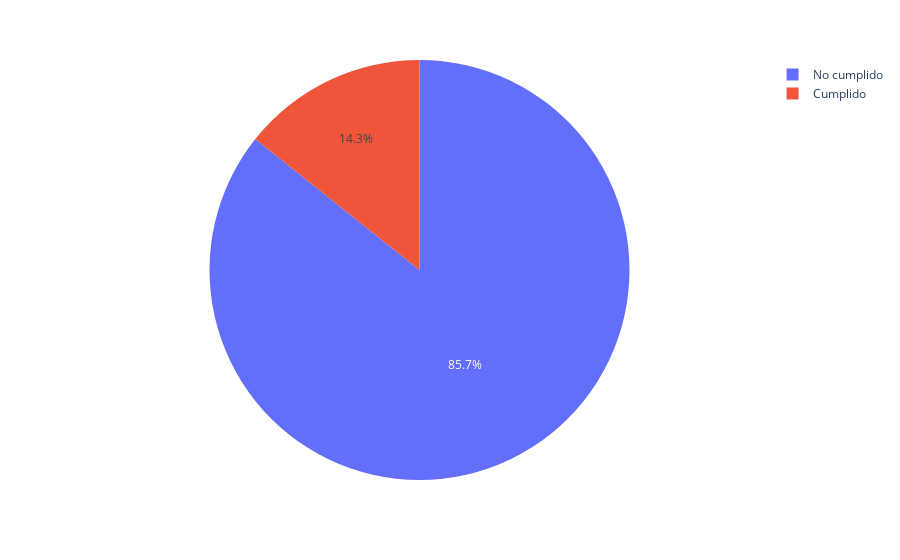

Here is the notebook cell this chart was saved with:
### Code cell
compl = len(order2019[order2019[columna] <= 95])
not_c = len(order2019[order2019[columna] > 95])
fig = px.pie(names = ['Cumplido', 'No cumplido'], values=[compl, not_c])
fig.show()

### Figure 1 — Plotly figure (JSON) as saved in the notebook; plotly's stock layout.template omitted (floating-point values rounded to 4 significant figures)
{"data": [{"domain": {"x": [0, 1], "y": [0, 1]}, "hovertemplate": "label=%{label}<br>value=%{value}<extra></extra>", "labels": ["Cumplido", "No cumplido"], "legendgroup": "", "name": "", "showlegend": true, "type": "pie", "values": [4, 24]}], "layout": {"legend": {"tracegroupgap": 0}, "margin": {"t": 60}}}
